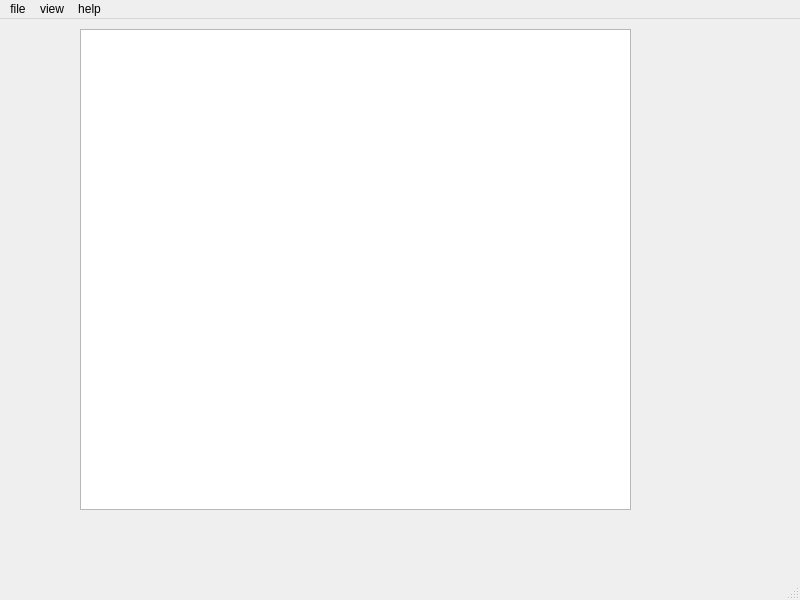
<?xml version="1.0" encoding="UTF-8"?>
<ui version="4.0">
 <class>show_history</class>
 <widget class="QMainWindow" name="show_history">
  <property name="geometry">
   <rect>
    <x>0</x>
    <y>0</y>
    <width>800</width>
    <height>600</height>
   </rect>
  </property>
  <property name="windowTitle">
   <string>MainWindow</string>
  </property>
  <widget class="QWidget" name="centralwidget">
   <widget class="QListWidget" name="listWidget">
    <property name="geometry">
     <rect>
      <x>80</x>
      <y>10</y>
      <width>551</width>
      <height>481</height>
     </rect>
    </property>
   </widget>
  </widget>
  <widget class="QMenuBar" name="menubar">
   <property name="geometry">
    <rect>
     <x>0</x>
     <y>0</y>
     <width>800</width>
     <height>22</height>
    </rect>
   </property>
   <widget class="QMenu" name="menufile">
    <property name="title">
     <string>file</string>
    </property>
    <addaction name="actionopen"/>
    <addaction name="actionexit"/>
   </widget>
   <widget class="QMenu" name="menuview">
    <property name="title">
     <string>view</string>
    </property>
    <addaction name="actionchat"/>
   </widget>
   <widget class="QMenu" name="menuhelp">
    <property name="title">
     <string>help</string>
    </property>
    <addaction name="separator"/>
    <addaction name="actionabout"/>
   </widget>
   <addaction name="menufile"/>
   <addaction name="menuview"/>
   <addaction name="menuhelp"/>
  </widget>
  <widget class="QStatusBar" name="statusbar"/>
  <action name="actionopen">
   <property name="text">
    <string>open</string>
   </property>
  </action>
  <action name="actionexit">
   <property name="text">
    <string>exit</string>
   </property>
  </action>
  <action name="actionchat">
   <property name="text">
    <string>chat</string>
   </property>
  </action>
  <action name="actionabout">
   <property name="text">
    <string>about</string>
   </property>
  </action>
 </widget>
 <resources/>
 <connections/>
</ui>
